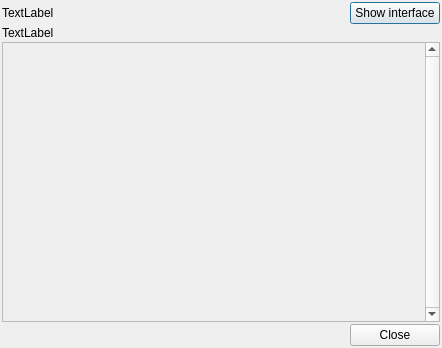
<?xml version="1.0" encoding="UTF-8"?>
<ui version="4.0">
 <class>DialogConnections</class>
 <widget class="QDialog" name="DialogConnections">
  <property name="geometry">
   <rect>
    <x>0</x>
    <y>0</y>
    <width>442</width>
    <height>348</height>
   </rect>
  </property>
  <property name="sizePolicy">
   <sizepolicy hsizetype="MinimumExpanding" vsizetype="MinimumExpanding">
    <horstretch>0</horstretch>
    <verstretch>0</verstretch>
   </sizepolicy>
  </property>
  <property name="maximumSize">
   <size>
    <width>16777215</width>
    <height>600</height>
   </size>
  </property>
  <property name="windowTitle">
   <string>Connections</string>
  </property>
  <layout class="QGridLayout" name="gridLayout">
   <property name="margin">
    <number>2</number>
   </property>
   <property name="spacing">
    <number>2</number>
   </property>
   <item row="2" column="0" colspan="3">
    <widget class="QScrollArea" name="scrollArea">
     <property name="verticalScrollBarPolicy">
      <enum>Qt::ScrollBarAlwaysOn</enum>
     </property>
     <property name="widgetResizable">
      <bool>true</bool>
     </property>
     <widget class="QWidget" name="scrollAreaWidgetContents">
      <property name="geometry">
       <rect>
        <x>0</x>
        <y>0</y>
        <width>419</width>
        <height>277</height>
       </rect>
      </property>
      <layout class="QVBoxLayout" name="LayoutConnections">
       <property name="spacing">
        <number>5</number>
       </property>
       <property name="margin">
        <number>2</number>
       </property>
      </layout>
     </widget>
    </widget>
   </item>
   <item row="0" column="2">
    <widget class="QPushButton" name="BtnInterface">
     <property name="maximumSize">
      <size>
       <width>90</width>
       <height>16777215</height>
      </size>
     </property>
     <property name="text">
      <string>Show interface</string>
     </property>
    </widget>
   </item>
   <item row="4" column="2">
    <widget class="QPushButton" name="BtnClose">
     <property name="maximumSize">
      <size>
       <width>90</width>
       <height>16777215</height>
      </size>
     </property>
     <property name="text">
      <string>Close</string>
     </property>
    </widget>
   </item>
   <item row="0" column="0">
    <widget class="QLabel" name="LabelSource">
     <property name="text">
      <string>TextLabel</string>
     </property>
    </widget>
   </item>
   <item row="1" column="0">
    <widget class="QLabel" name="LabelTarget">
     <property name="text">
      <string>TextLabel</string>
     </property>
    </widget>
   </item>
  </layout>
 </widget>
 <resources/>
 <connections>
  <connection>
   <sender>BtnClose</sender>
   <signal>clicked()</signal>
   <receiver>DialogConnections</receiver>
   <slot>close()</slot>
   <hints>
    <hint type="sourcelabel">
     <x>389</x>
     <y>332</y>
    </hint>
    <hint type="destinationlabel">
     <x>293</x>
     <y>331</y>
    </hint>
   </hints>
  </connection>
 </connections>
</ui>
